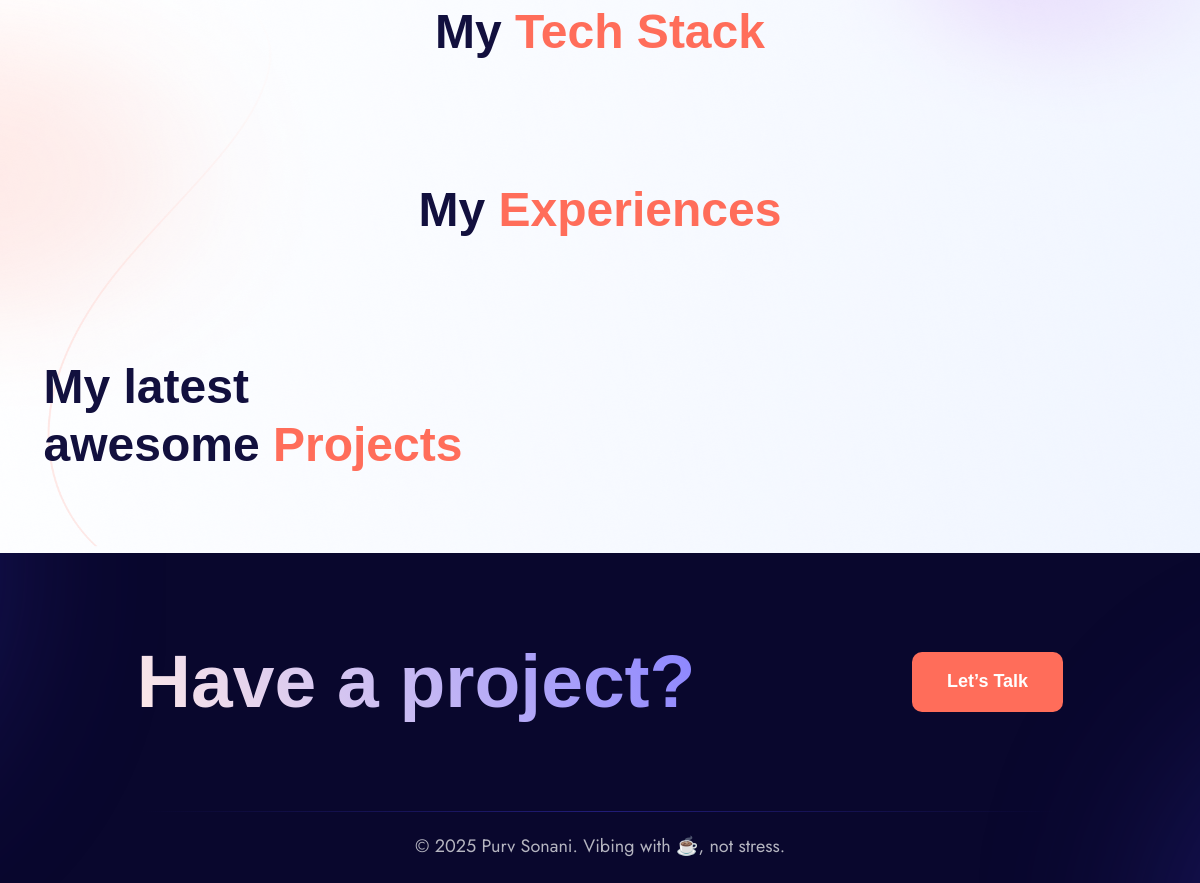
The app's page / (lower part), older data.
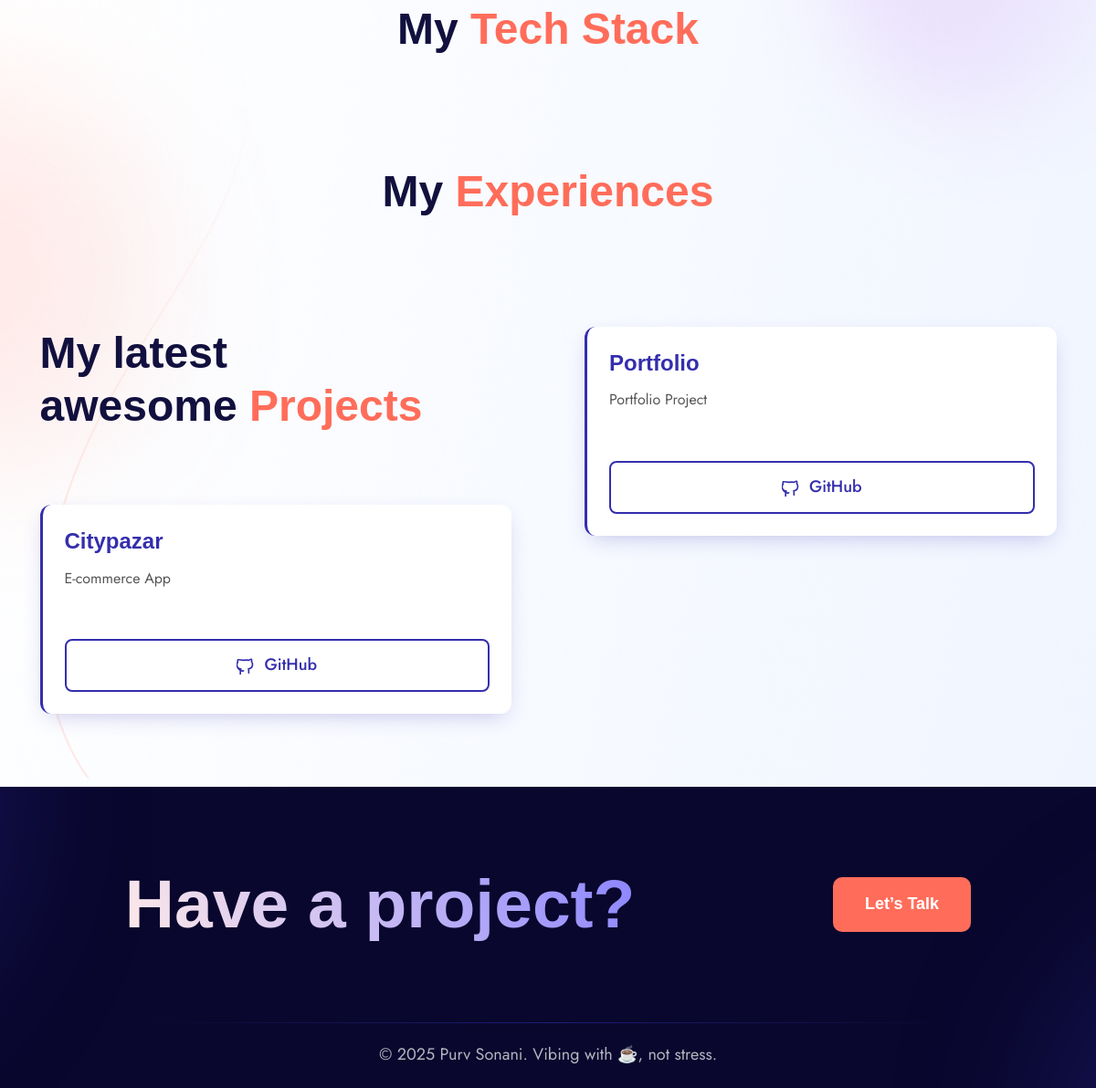
The same page, newer data.
### home/models.py (models this page shows, shortened)
class Project(models.Model):
    name = models.CharField(max_length=200)
    tech_stacks = models.ManyToManyField(TechStack, blank=True)  # new
    description = models.TextField()
    github = models.URLField(blank=True, null=True)

### home/views.py (the view)
# urls.py: path('', views.home, name='home'),
def home(request):
    profile = Profile.load()
    contactInfo = ContactInfo.load()
    projects = Project.objects.all()
    techStacks = TechStack.objects.all()
    experiences = Experience.objects.all()
    return render(request, "home-v2.html", {
        'profile': profile,
        'projects': projects,
        'contactInfo': contactInfo,
        'techStacks': techStacks,
        'experiences': experiences,
    })

### home/models.py (called while the page is built)
    @classmethod
    def load(cls):
        obj, created = cls.objects.get_or_create(pk=1)
        return obj

### templates/home-v2.html (shortened to what this page needs)
<!DOCTYPE html>
{% load static %}
<html class="no-js" lang="en">
<head>
    <link rel="stylesheet" href="{% static 'css/plugins/bootstrap.min.css' %}">
    <link rel="stylesheet" href="{% static 'css/plugins/fontawesome.min.css' %}">
    <link rel="stylesheet" href="{% static 'css/plugins/odometer-theme-default.css' %}">
    <link rel="stylesheet" href="{% static 'css/plugins/select2.min.css' %}">
    <link rel="stylesheet" href="{% static 'css/plugins/animate.css' %}">
    <link rel="stylesheet" href="{% static 'css/style.css' %}">
</head>
<body>
<main>
    <section class="cs_filled_bg cs_100_bg" data-src="{% static 'img/bg/protfolio_bg2.png' %}">
        <div class="container">
            <div class="cs_section_heading cs_style_1 text-center">
                <h2 class="cs_section_title cs_font_48 cs_semi_bold">My
                    <span class="cs_accent_color">Tech Stack</span>
                </h2>
            </div>
            <div class="cs_height_40 cs_height_lg_45"></div>
        </div>
        <div id="experience" class="cs_height_80 cs_height_lg_80"></div>
        <div class="container">
            <div class="cs_section_heading cs_style_1 text-center">
                <h2 class="cs_section_title cs_font_48 cs_semi_bold">My
                    <span class="cs_accent_color">Experiences</span>
                </h2>
            </div>
            <div class="cs_height_40 cs_height_lg_45"></div>
        </div>
        <div id="projects" class="cs_height_80 cs_height_lg_80"></div>
        <div class="container">
            <div class="cs_isotop cs_isotop_col_2 cs_has_gutter_80">
                <div class="cs_isotop_item">
                    <div class="cs_portfolio cs_style_2">
                        <div class="cs_section_heading cs_style_1">
                            <h2 class="cs_section_title cs_font_48 cs_semi_bold">My latest
                                <br>awesome <span class="cs_accent_color">Projects</span>
                            </h2>
                        </div>
                    </div>
                </div>
                {% for project in projects %}
                <div class="cs_isotop_item">
                    <div class="cs_project_card">
                        <div class="cs_project_card__content">
                            <h3 class="cs_project_card__title">{{ project.name }}</h3>
                            <p class="cs_project_card__description">
                                {{ project.description }}
                            </p>
                            <div class="cs_btn_wrapper">
                                <a href="{{ project.github_link }}" target="_blank" class="cs_project_card__button">
                                    GitHub
                                </a>
                            </div>
                        </div>
                    </div>
                </div>
                {% endfor %}
            </div>
        </div>
        <div class="cs_height_80 cs_height_lg_80"></div>
    </section>
</main>
<footer class="cs_footer cs_style_1 cs_filled_bg position-relative" data-src="{% static 'img/bg/footer_bg.svg' %}">
    <div class="container">
        <div class="cs_footer_cta">
            <h2 class="cs_font_92 cs_gradient_text_2 cs_semi_bold">Have a project?</h2>
            <a href="/contact" class="cs_btn cs_style_1 cs_primary_font"><span>Let’s
            Talk</span></a>
        </div>
        <div class="cs_copyright">© {% now "Y" %} Purv Sonani. Vibing with ☕, not stress.</div>
    </div>
</footer>
</body>
</html>

Row changes from the older to the newer data that the page shows:
added Project: name "Portfolio", description "Portfolio Project"
added Project: name "Citypazar", description "E-commerce App"
